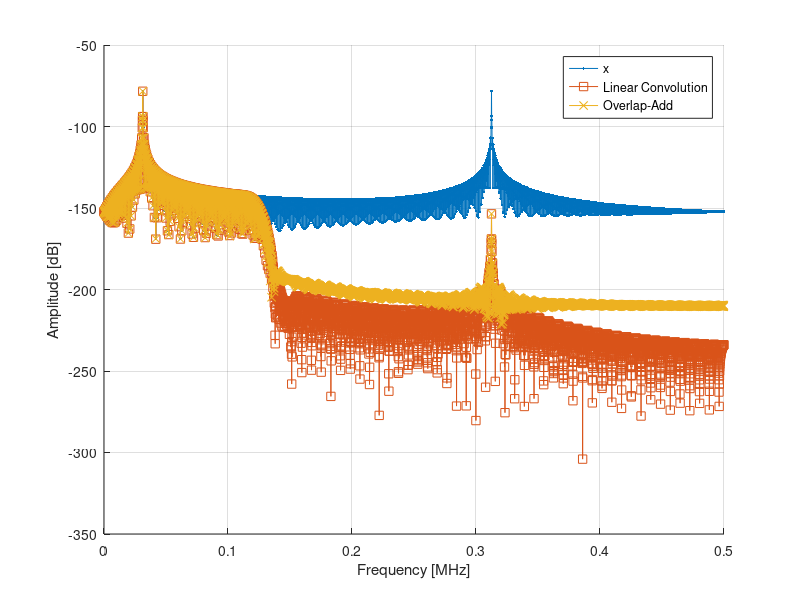
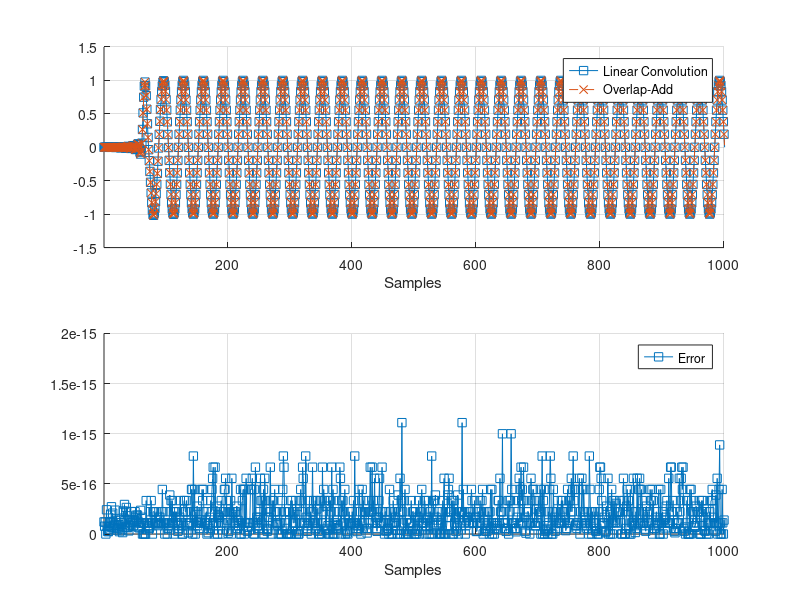

Write MATLAB code to recreate these figures, in order.
%% Frequency Domain Filtering - Overlap-Save Method
% Implement the Frequency Domain Filtering between $x[n]$ and $h[n]$ using the 
% Overlap-Save method.
% 
% *Parameters* 
%
% * $x[n] = cos(2 \pi F_{0} nT_s) + cos(2 \pi F_1 n T_s)$
% * F_0 = 31.25 [Hz]
% * F_1 = 312.5 [Hz]
% * F_s = 1 [kHz];
% * N=256; M = 129;
% * h = fir1(M-1,0.25);
%

%% Clear
clc;            % Clear the text from the Command Window
clear;          % Remove all variables from the current workspace
close all;      % Close all figures

%% Parameters

Fc0 = 31.25;
Fc1 = 312.5;
Fs = 1000;
Ts = 1/Fs;

N = 256;    % FFT Points
M = 129;    % Length of the filter
h = fir1(M-1,0.25).';

%% Exercise

len = 1e4;
n = 0:len-1;
x = cos(2*pi*Fc0*n*Ts).' + cos(2*pi*Fc1*n*Ts).';

% Linear Convolution used as reference
y_L = conv(x,h);

%% Frequency transform and overlap
% Filtering is done using a N-FFT, and to use it, the signal must be used
% to create many N-length vectors. These vectors are composed of the signal
% samples that are overlapped between them. In this example, N=64 and a FFT
% input vector is composed of N/2 samples of the signal with an overlap of
% N/2 samples.

% Overlap
x_b = buffer(x,N,N/2);

% Zero-Padding
h_b = [h; zeros(N-M,1)];

% DFT
H_f  = fft(h_b,N);
X_b_f = fft(x_b,N);

%% Product in the frequecy domain and IFFT

% Product
Y_f = zeros(size(X_b_f));
for i=1:size(X_b_f,2)
    Y_f(:,i) = X_b_f(:,i) .* H_f;
end

% IDFT
y_b = real(ifft(Y_f,N));

%% Post IFFT processing
% Since N/2 samples were overlapped, only a portion of the IFFT output
% sequences need to be saved.

y = y_b(N/2+1:N,:);  % Save the good portion of each IFFT output
y = y(:);           % Matrix to vector

%% Plot

% Using 'freqz'
nFFT = 2^12; % Number of points of the fft
Xf      = freqz(x, length(x), nFFT);
Yf_L    = freqz(y_L, length(y_L), nFFT);
[Yf, w] = freqz(y, length(y), nFFT);

% Frequency normalization
w = w/pi * (Fs/2)/1e3;

% Mag to dB
Xf     = mag2db(abs(Xf)/nFFT);
Yf_L   = mag2db(abs(Yf_L)/nFFT);
Yf     = mag2db(abs(Yf)/nFFT);

% Frequency Response
figure
hold on
plot(w, Xf,   '.-')
plot(w, Yf_L, 's-')
plot(w, Yf,   'x-')
hold off
grid on
legend({'x','Linear Convolution', 'Overlap-Add'})
xlabel('Frequency [MHz]')
ylabel('Amplitude [dB]')

% Error between the Linear convolution and the frequency filtering
len_err = min([length(y_L),length(y)]);
error = y_L(1:len_err)-y(1:len_err);
error = abs(error);

figure;
subplot(2,1,1)
  hold on
  plot(y_L,'s-')
  plot(y,'x--')
  hold off
  xlim([1,1e3])
  legend({'Linear Convolution', 'Overlap-Add'})
  grid on
  xlabel('Samples')
subplot(2,1,2)
  hold on
  plot(error,'s-')
  hold off
  xlim([1,1e3])
  legend({'Error'})
  grid on
  xlabel('Samples')
